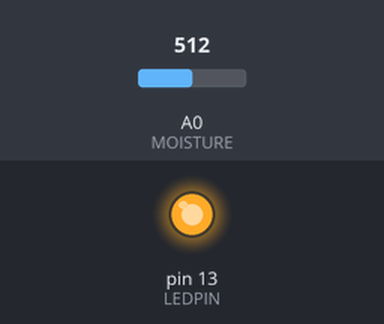
A sketch run on a simulated Arduino Uno, built with avr-gcc and run on an emulated ATmega328P. Shown: output pins drawn as LEDs (lit = HIGH). The inputs (shaded band) are chosen by the test bench; at power-on: A0 (MOISTURE) = 512.

Above: at 1.2 s.
1.3 s: A0 (MOISTURE) set to 55
2.8 s: A0 (MOISTURE) set to 44
At 3.9 s:
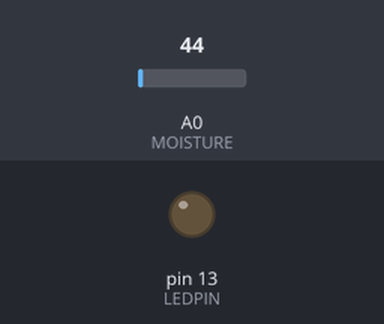
4.3 s: A0 (MOISTURE) set to 60
At 5.1 s:
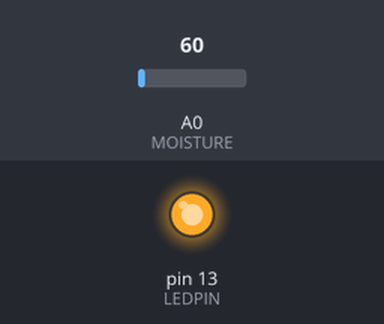
5.8 s: A0 (MOISTURE) set to 40
At 6.2 s:
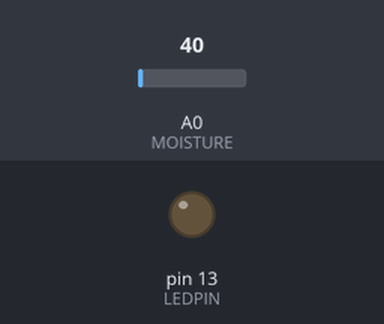
Timing chart, 0 to 8.3 s (numbered marks = the images above; inputs shaded):
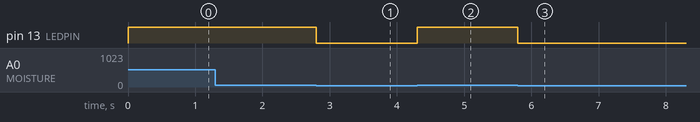

The sketch:

Task_1.1P.ino
```cpp
//pin setup for LED and Moisture Sensor
#define MOISTURE A0
const int LEDPIN = 13;
//variable read setup
int MoistureVal = 0;

void setup() {
  //set up I/O pins
  pinMode(LEDPIN, OUTPUT);
  pinMode(MOISTURE, INPUT);
}

void loop() {
  MoistureVal = analogRead(MOISTURE);
  Serial.println(MoistureVal);
  //Turn LED on if motion detected
   if(MoistureVal > 50)
  {
    digitalWrite(LEDPIN, HIGH);
  }
  else
  {
    digitalWrite(LEDPIN, LOW);
  }
}
```

Measured:
- the behaviour switches between 51 and 50 on A0 (MOISTURE) (found by bisection; images 0 and 1)
- after the input at 1.3 s, every drawn part: stays the same
- after the input at 2.8 s, pin 13 (LEDPIN): HIGH → LOW at once
- after the input at 4.3 s, pin 13 (LEDPIN): LOW → HIGH at once
- after the input at 5.8 s, pin 13 (LEDPIN): HIGH → LOW at once
